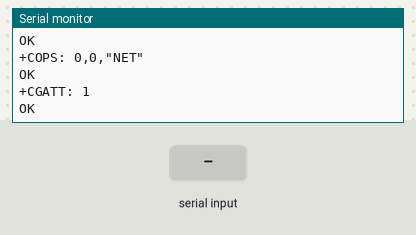
A sketch run on a simulated Arduino Uno, built with avr-gcc and run on an emulated ATmega328P. Shown: the last lines printed to the serial monitor. The inputs (shaded band) are chosen by the test bench. The modem accepts every AT command (registered, SIM ready, sends succeed) and sends nothing else.

Above: at 15.2 s.
15.3 s: "1" received over the second serial link
At 17.5 s:
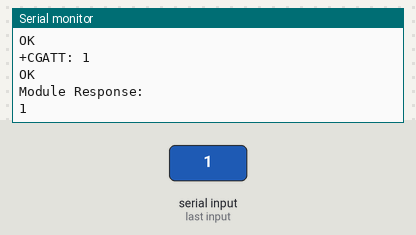
17.8 s: "0" received over the second serial link
At 19.2 s:
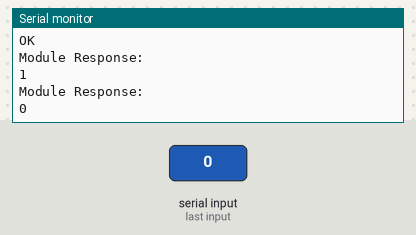
19.3 s: "2" received over the second serial link
At 20.8 s:
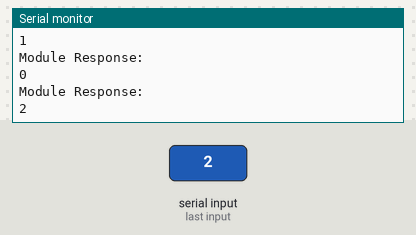

The sketch:

gsmTest.ino
```cpp
#include <SoftwareSerial.h>

SoftwareSerial SIMCOM(2, 3); // RX, TX

void setup() {
  // Start the serial communication with the computer (for debugging)
  Serial.begin(9600); // Communication with PC

  // Start communication with the SIMCom A7670C-LNNV module (using Serial1 or the appropriate port)
  SIMCOM.begin(9600); // Communication with module (make sure the baud rate is set correctly)

  // Wait for a second to let the serial ports initialize
  delay(1000);

  // Test the module by sending the AT command
  sendATCommand("AT");  // Basic command to test if module responds
  delay(2000);

  // Check signal strength with the +CSQ command
  sendATCommand("AT+CSQ");  // Command to check signal strength
  delay(2000);

  // Check registration status with the +CREG? command
  sendATCommand("AT+CREG?");  // Command to check network registration status
  delay(2000);

  // Check operator with the +COPS? command
  sendATCommand("AT+COPS?");  // Command to query the current network operator
  delay(2000);

  // Test if the module is connected to the network and ready for data transmission
  sendATCommand("AT+CGATT?");  // Command to check network attachment status
}

void loop() {
  // Continuously read data from the SIMCom module and output it to the serial monitor
  if (SIMCOM.available()) {
    String response = SIMCOM.readString();
    Serial.println("Module Response:");
    Serial.println(response);
  }

  // You can add more commands to test other features as needed
}

// Function to send an AT command and print the result
void sendATCommand(String command) {
  SIMCOM.println(command);   // Send command to module
  Serial.print("Sent: ");
  Serial.println(command);    // Print the command sent
  Serial.println("Waiting for response...");
  delay(1000);
}
```

Measured:
- after the input at 15.3 s, the serial monitor: prints a new line after 1.0 s (image 1)
- after the input at 17.8 s, the serial monitor: prints a new line after 1.0 s (image 2)
- after the input at 19.3 s, the serial monitor: prints a new line after 1.0 s (image 3)
